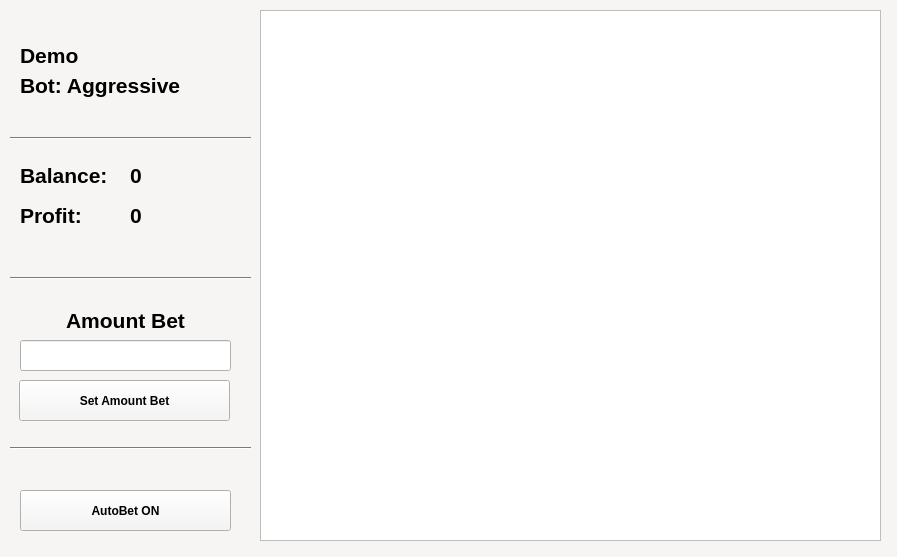
<?xml version="1.0" encoding="UTF-8"?>
<ui version="4.0">
 <class>Form</class>
 <widget class="QWidget" name="Form">
  <property name="geometry">
   <rect>
    <x>0</x>
    <y>0</y>
    <width>897</width>
    <height>557</height>
   </rect>
  </property>
  <property name="minimumSize">
   <size>
    <width>897</width>
    <height>557</height>
   </size>
  </property>
  <property name="maximumSize">
   <size>
    <width>897</width>
    <height>557</height>
   </size>
  </property>
  <property name="palette">
   <palette>
    <active>
     <colorrole role="WindowText">
      <brush brushstyle="SolidPattern">
       <color alpha="255">
        <red>0</red>
        <green>0</green>
        <blue>0</blue>
       </color>
      </brush>
     </colorrole>
     <colorrole role="Button">
      <brush brushstyle="SolidPattern">
       <color alpha="255">
        <red>246</red>
        <green>245</green>
        <blue>244</blue>
       </color>
      </brush>
     </colorrole>
     <colorrole role="Light">
      <brush brushstyle="SolidPattern">
       <color alpha="255">
        <red>255</red>
        <green>255</green>
        <blue>255</blue>
       </color>
      </brush>
     </colorrole>
     <colorrole role="Midlight">
      <brush brushstyle="SolidPattern">
       <color alpha="255">
        <red>250</red>
        <green>250</green>
        <blue>249</blue>
       </color>
      </brush>
     </colorrole>
     <colorrole role="Dark">
      <brush brushstyle="SolidPattern">
       <color alpha="255">
        <red>123</red>
        <green>122</green>
        <blue>122</blue>
       </color>
      </brush>
     </colorrole>
     <colorrole role="Mid">
      <brush brushstyle="SolidPattern">
       <color alpha="255">
        <red>164</red>
        <green>163</green>
        <blue>163</blue>
       </color>
      </brush>
     </colorrole>
     <colorrole role="Text">
      <brush brushstyle="SolidPattern">
       <color alpha="255">
        <red>0</red>
        <green>0</green>
        <blue>0</blue>
       </color>
      </brush>
     </colorrole>
     <colorrole role="BrightText">
      <brush brushstyle="SolidPattern">
       <color alpha="255">
        <red>255</red>
        <green>255</green>
        <blue>255</blue>
       </color>
      </brush>
     </colorrole>
     <colorrole role="ButtonText">
      <brush brushstyle="SolidPattern">
       <color alpha="255">
        <red>0</red>
        <green>0</green>
        <blue>0</blue>
       </color>
      </brush>
     </colorrole>
     <colorrole role="Base">
      <brush brushstyle="SolidPattern">
       <color alpha="255">
        <red>255</red>
        <green>255</green>
        <blue>255</blue>
       </color>
      </brush>
     </colorrole>
     <colorrole role="Window">
      <brush brushstyle="SolidPattern">
       <color alpha="255">
        <red>246</red>
        <green>245</green>
        <blue>244</blue>
       </color>
      </brush>
     </colorrole>
     <colorrole role="Shadow">
      <brush brushstyle="SolidPattern">
       <color alpha="255">
        <red>0</red>
        <green>0</green>
        <blue>0</blue>
       </color>
      </brush>
     </colorrole>
     <colorrole role="AlternateBase">
      <brush brushstyle="SolidPattern">
       <color alpha="255">
        <red>250</red>
        <green>250</green>
        <blue>249</blue>
       </color>
      </brush>
     </colorrole>
     <colorrole role="ToolTipBase">
      <brush brushstyle="SolidPattern">
       <color alpha="255">
        <red>255</red>
        <green>255</green>
        <blue>220</blue>
       </color>
      </brush>
     </colorrole>
     <colorrole role="ToolTipText">
      <brush brushstyle="SolidPattern">
       <color alpha="255">
        <red>0</red>
        <green>0</green>
        <blue>0</blue>
       </color>
      </brush>
     </colorrole>
     <colorrole role="PlaceholderText">
      <brush brushstyle="SolidPattern">
       <color alpha="128">
        <red>0</red>
        <green>0</green>
        <blue>0</blue>
       </color>
      </brush>
     </colorrole>
    </active>
    <inactive>
     <colorrole role="WindowText">
      <brush brushstyle="SolidPattern">
       <color alpha="255">
        <red>0</red>
        <green>0</green>
        <blue>0</blue>
       </color>
      </brush>
     </colorrole>
     <colorrole role="Button">
      <brush brushstyle="SolidPattern">
       <color alpha="255">
        <red>246</red>
        <green>245</green>
        <blue>244</blue>
       </color>
      </brush>
     </colorrole>
     <colorrole role="Light">
      <brush brushstyle="SolidPattern">
       <color alpha="255">
        <red>255</red>
        <green>255</green>
        <blue>255</blue>
       </color>
      </brush>
     </colorrole>
     <colorrole role="Midlight">
      <brush brushstyle="SolidPattern">
       <color alpha="255">
        <red>250</red>
        <green>250</green>
        <blue>249</blue>
       </color>
      </brush>
     </colorrole>
     <colorrole role="Dark">
      <brush brushstyle="SolidPattern">
       <color alpha="255">
        <red>123</red>
        <green>122</green>
        <blue>122</blue>
       </color>
      </brush>
     </colorrole>
     <colorrole role="Mid">
      <brush brushstyle="SolidPattern">
       <color alpha="255">
        <red>164</red>
        <green>163</green>
        <blue>163</blue>
       </color>
      </brush>
     </colorrole>
     <colorrole role="Text">
      <brush brushstyle="SolidPattern">
       <color alpha="255">
        <red>0</red>
        <green>0</green>
        <blue>0</blue>
       </color>
      </brush>
     </colorrole>
     <colorrole role="BrightText">
      <brush brushstyle="SolidPattern">
       <color alpha="255">
        <red>255</red>
        <green>255</green>
        <blue>255</blue>
       </color>
      </brush>
     </colorrole>
     <colorrole role="ButtonText">
      <brush brushstyle="SolidPattern">
       <color alpha="255">
        <red>0</red>
        <green>0</green>
        <blue>0</blue>
       </color>
      </brush>
     </colorrole>
     <colorrole role="Base">
      <brush brushstyle="SolidPattern">
       <color alpha="255">
        <red>255</red>
        <green>255</green>
        <blue>255</blue>
       </color>
      </brush>
     </colorrole>
     <colorrole role="Window">
      <brush brushstyle="SolidPattern">
       <color alpha="255">
        <red>246</red>
        <green>245</green>
        <blue>244</blue>
       </color>
      </brush>
     </colorrole>
     <colorrole role="Shadow">
      <brush brushstyle="SolidPattern">
       <color alpha="255">
        <red>0</red>
        <green>0</green>
        <blue>0</blue>
       </color>
      </brush>
     </colorrole>
     <colorrole role="AlternateBase">
      <brush brushstyle="SolidPattern">
       <color alpha="255">
        <red>250</red>
        <green>250</green>
        <blue>249</blue>
       </color>
      </brush>
     </colorrole>
     <colorrole role="ToolTipBase">
      <brush brushstyle="SolidPattern">
       <color alpha="255">
        <red>255</red>
        <green>255</green>
        <blue>220</blue>
       </color>
      </brush>
     </colorrole>
     <colorrole role="ToolTipText">
      <brush brushstyle="SolidPattern">
       <color alpha="255">
        <red>0</red>
        <green>0</green>
        <blue>0</blue>
       </color>
      </brush>
     </colorrole>
     <colorrole role="PlaceholderText">
      <brush brushstyle="SolidPattern">
       <color alpha="128">
        <red>0</red>
        <green>0</green>
        <blue>0</blue>
       </color>
      </brush>
     </colorrole>
    </inactive>
    <disabled>
     <colorrole role="WindowText">
      <brush brushstyle="SolidPattern">
       <color alpha="255">
        <red>123</red>
        <green>122</green>
        <blue>122</blue>
       </color>
      </brush>
     </colorrole>
     <colorrole role="Button">
      <brush brushstyle="SolidPattern">
       <color alpha="255">
        <red>246</red>
        <green>245</green>
        <blue>244</blue>
       </color>
      </brush>
     </colorrole>
     <colorrole role="Light">
      <brush brushstyle="SolidPattern">
       <color alpha="255">
        <red>255</red>
        <green>255</green>
        <blue>255</blue>
       </color>
      </brush>
     </colorrole>
     <colorrole role="Midlight">
      <brush brushstyle="SolidPattern">
       <color alpha="255">
        <red>250</red>
        <green>250</green>
        <blue>249</blue>
       </color>
      </brush>
     </colorrole>
     <colorrole role="Dark">
      <brush brushstyle="SolidPattern">
       <color alpha="255">
        <red>123</red>
        <green>122</green>
        <blue>122</blue>
       </color>
      </brush>
     </colorrole>
     <colorrole role="Mid">
      <brush brushstyle="SolidPattern">
       <color alpha="255">
        <red>164</red>
        <green>163</green>
        <blue>163</blue>
       </color>
      </brush>
     </colorrole>
     <colorrole role="Text">
      <brush brushstyle="SolidPattern">
       <color alpha="255">
        <red>123</red>
        <green>122</green>
        <blue>122</blue>
       </color>
      </brush>
     </colorrole>
     <colorrole role="BrightText">
      <brush brushstyle="SolidPattern">
       <color alpha="255">
        <red>255</red>
        <green>255</green>
        <blue>255</blue>
       </color>
      </brush>
     </colorrole>
     <colorrole role="ButtonText">
      <brush brushstyle="SolidPattern">
       <color alpha="255">
        <red>123</red>
        <green>122</green>
        <blue>122</blue>
       </color>
      </brush>
     </colorrole>
     <colorrole role="Base">
      <brush brushstyle="SolidPattern">
       <color alpha="255">
        <red>246</red>
        <green>245</green>
        <blue>244</blue>
       </color>
      </brush>
     </colorrole>
     <colorrole role="Window">
      <brush brushstyle="SolidPattern">
       <color alpha="255">
        <red>246</red>
        <green>245</green>
        <blue>244</blue>
       </color>
      </brush>
     </colorrole>
     <colorrole role="Shadow">
      <brush brushstyle="SolidPattern">
       <color alpha="255">
        <red>0</red>
        <green>0</green>
        <blue>0</blue>
       </color>
      </brush>
     </colorrole>
     <colorrole role="AlternateBase">
      <brush brushstyle="SolidPattern">
       <color alpha="255">
        <red>246</red>
        <green>245</green>
        <blue>244</blue>
       </color>
      </brush>
     </colorrole>
     <colorrole role="ToolTipBase">
      <brush brushstyle="SolidPattern">
       <color alpha="255">
        <red>255</red>
        <green>255</green>
        <blue>220</blue>
       </color>
      </brush>
     </colorrole>
     <colorrole role="ToolTipText">
      <brush brushstyle="SolidPattern">
       <color alpha="255">
        <red>0</red>
        <green>0</green>
        <blue>0</blue>
       </color>
      </brush>
     </colorrole>
     <colorrole role="PlaceholderText">
      <brush brushstyle="SolidPattern">
       <color alpha="128">
        <red>0</red>
        <green>0</green>
        <blue>0</blue>
       </color>
      </brush>
     </colorrole>
    </disabled>
   </palette>
  </property>
  <property name="windowTitle">
   <string notr="true">Form</string>
  </property>
  <property name="inputMethodHints">
   <set>Qt::ImhPreferNumbers</set>
  </property>
  <widget class="QListWidget" name="list_log">
   <property name="geometry">
    <rect>
     <x>260</x>
     <y>10</y>
     <width>621</width>
     <height>531</height>
    </rect>
   </property>
  </widget>
  <widget class="QPushButton" name="btn_set_max_amount">
   <property name="geometry">
    <rect>
     <x>19</x>
     <y>380</y>
     <width>211</width>
     <height>41</height>
    </rect>
   </property>
   <property name="font">
    <font>
     <weight>75</weight>
     <bold>true</bold>
    </font>
   </property>
   <property name="cursor">
    <cursorShape>PointingHandCursor</cursorShape>
   </property>
   <property name="text">
    <string>Set Amount Bet</string>
   </property>
  </widget>
  <widget class="QPushButton" name="btn_auto_bet">
   <property name="geometry">
    <rect>
     <x>20</x>
     <y>490</y>
     <width>211</width>
     <height>41</height>
    </rect>
   </property>
   <property name="font">
    <font>
     <weight>75</weight>
     <bold>true</bold>
    </font>
   </property>
   <property name="cursor">
    <cursorShape>PointingHandCursor</cursorShape>
   </property>
   <property name="toolTip">
    <string extracomment="turn on/of auto bet"/>
   </property>
   <property name="text">
    <string>AutoBet ON</string>
   </property>
  </widget>
  <widget class="QLabel" name="label">
   <property name="geometry">
    <rect>
     <x>30</x>
     <y>310</y>
     <width>191</width>
     <height>20</height>
    </rect>
   </property>
   <property name="font">
    <font>
     <pointsize>16</pointsize>
     <weight>75</weight>
     <bold>true</bold>
    </font>
   </property>
   <property name="text">
    <string>Amount Bet</string>
   </property>
   <property name="alignment">
    <set>Qt::AlignCenter</set>
   </property>
  </widget>
  <widget class="QLabel" name="label_2">
   <property name="geometry">
    <rect>
     <x>20</x>
     <y>160</y>
     <width>91</width>
     <height>30</height>
    </rect>
   </property>
   <property name="font">
    <font>
     <pointsize>16</pointsize>
     <weight>75</weight>
     <bold>true</bold>
    </font>
   </property>
   <property name="text">
    <string>Balance:</string>
   </property>
  </widget>
  <widget class="QLabel" name="lbl_balance">
   <property name="geometry">
    <rect>
     <x>130</x>
     <y>160</y>
     <width>111</width>
     <height>30</height>
    </rect>
   </property>
   <property name="font">
    <font>
     <pointsize>16</pointsize>
     <weight>75</weight>
     <bold>true</bold>
    </font>
   </property>
   <property name="text">
    <string>0</string>
   </property>
  </widget>
  <widget class="QLabel" name="lbl_profit">
   <property name="geometry">
    <rect>
     <x>130</x>
     <y>200</y>
     <width>111</width>
     <height>30</height>
    </rect>
   </property>
   <property name="font">
    <font>
     <pointsize>16</pointsize>
     <weight>75</weight>
     <bold>true</bold>
     <kerning>true</kerning>
    </font>
   </property>
   <property name="text">
    <string>0</string>
   </property>
  </widget>
  <widget class="QLabel" name="label_4">
   <property name="geometry">
    <rect>
     <x>20</x>
     <y>200</y>
     <width>81</width>
     <height>30</height>
    </rect>
   </property>
   <property name="font">
    <font>
     <pointsize>16</pointsize>
     <weight>75</weight>
     <bold>true</bold>
    </font>
   </property>
   <property name="text">
    <string>Profit:</string>
   </property>
  </widget>
  <widget class="QLabel" name="lbl_home_bet">
   <property name="geometry">
    <rect>
     <x>20</x>
     <y>40</y>
     <width>221</width>
     <height>30</height>
    </rect>
   </property>
   <property name="font">
    <font>
     <pointsize>16</pointsize>
     <weight>75</weight>
     <bold>true</bold>
    </font>
   </property>
   <property name="text">
    <string>Demo</string>
   </property>
  </widget>
  <widget class="QLabel" name="lbl_bot_type">
   <property name="geometry">
    <rect>
     <x>20</x>
     <y>70</y>
     <width>221</width>
     <height>30</height>
    </rect>
   </property>
   <property name="font">
    <font>
     <pointsize>16</pointsize>
     <weight>75</weight>
     <bold>true</bold>
    </font>
   </property>
   <property name="text">
    <string>Bot: Aggressive</string>
   </property>
  </widget>
  <widget class="QLineEdit" name="txt_max_amount_to_bet">
   <property name="geometry">
    <rect>
     <x>20</x>
     <y>340</y>
     <width>211</width>
     <height>31</height>
    </rect>
   </property>
   <property name="inputMethodHints">
    <set>Qt::ImhPreferNumbers</set>
   </property>
  </widget>
  <widget class="Line" name="line">
   <property name="geometry">
    <rect>
     <x>10</x>
     <y>130</y>
     <width>241</width>
     <height>16</height>
    </rect>
   </property>
   <property name="orientation">
    <enum>Qt::Horizontal</enum>
   </property>
  </widget>
  <widget class="Line" name="line_2">
   <property name="geometry">
    <rect>
     <x>10</x>
     <y>270</y>
     <width>241</width>
     <height>16</height>
    </rect>
   </property>
   <property name="orientation">
    <enum>Qt::Horizontal</enum>
   </property>
  </widget>
  <widget class="Line" name="line_3">
   <property name="geometry">
    <rect>
     <x>10</x>
     <y>440</y>
     <width>241</width>
     <height>16</height>
    </rect>
   </property>
   <property name="orientation">
    <enum>Qt::Horizontal</enum>
   </property>
  </widget>
  <zorder>list_log</zorder>
  <zorder>btn_set_max_amount</zorder>
  <zorder>btn_auto_bet</zorder>
  <zorder>label</zorder>
  <zorder>label_2</zorder>
  <zorder>lbl_profit</zorder>
  <zorder>label_4</zorder>
  <zorder>lbl_home_bet</zorder>
  <zorder>lbl_bot_type</zorder>
  <zorder>txt_max_amount_to_bet</zorder>
  <zorder>line</zorder>
  <zorder>line_2</zorder>
  <zorder>line_3</zorder>
  <zorder>lbl_balance</zorder>
 </widget>
 <resources/>
 <connections/>
</ui>
